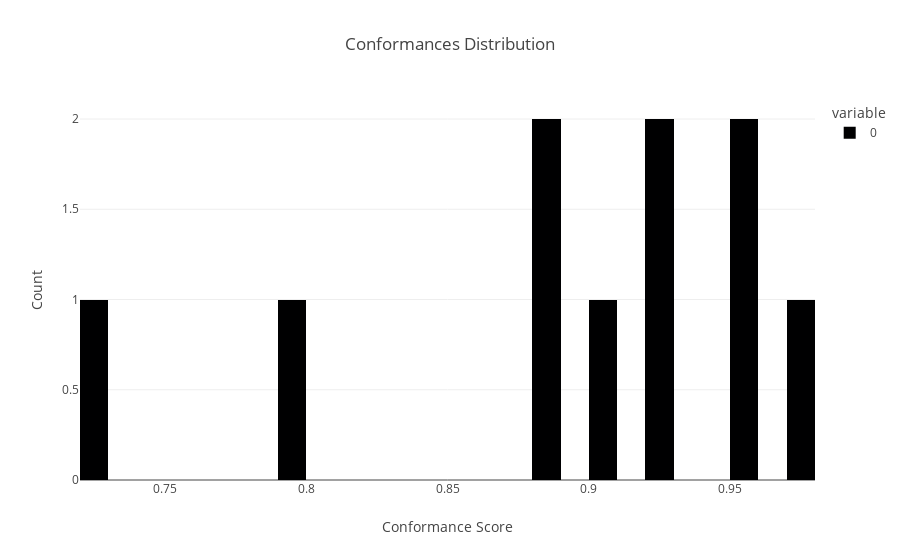
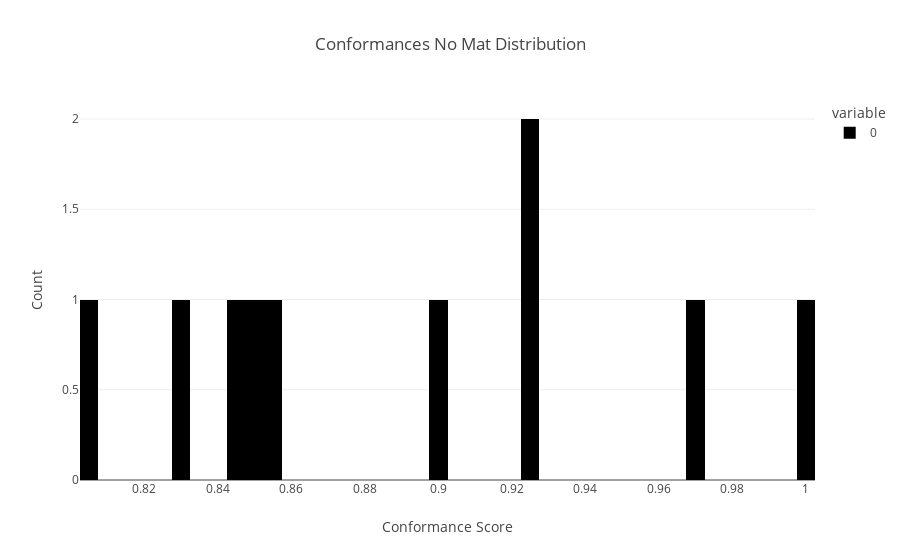

Notebook code for these charts, in order:
### Code cell
# Create a histogram for conformances
fig_conformances = px.histogram(conformances, nbins=50, title='Conformances Distribution')
fig_conformances.update_layout(xaxis_title='Conformance Score', yaxis_title='Count')
fig_conformances.show()

# Create a histogram for conformances_no_mat
fig_conformances_no_mat = px.histogram(conformances_no_mat, nbins=50, title='Conformances No Mat Distribution')
fig_conformances_no_mat.update_layout(xaxis_title='Conformance Score', yaxis_title='Count')
fig_conformances_no_mat.show()

### Figure 1 — Plotly figure (JSON) as saved in the notebook; plotly's stock layout.template omitted (floating-point values rounded to 4 significant figures)
{"data": [{"alignmentgroup": "True", "bingroup": "x", "hovertemplate": "variable=0<br>value=%{x}<br>count=%{y}<extra></extra>", "legendgroup": "0", "marker": {"color": "#000001", "pattern": {"shape": ""}}, "name": "0", "nbinsx": 50, "offsetgroup": "0", "orientation": "v", "showlegend": true, "x": [0.7941, 0.9259, 0.9259, 0.9744, 0.9, 0.7234, 0.9583, 0.9512, 0.8846, 0.8824], "xaxis": "x", "yaxis": "y", "type": "histogram"}], "layout": {"xaxis": {"anchor": "y", "domain": [0.0, 1.0], "title": {"text": "Conformance Score"}}, "yaxis": {"anchor": "x", "domain": [0.0, 1.0], "title": {"text": "Count"}}, "legend": {"title": {"text": "variable"}, "tracegroupgap": 0}, "title": {"text": "Conformances Distribution"}, "barmode": "relative"}}

### Figure 2 — Plotly figure (JSON) as saved in the notebook; plotly's stock layout.template omitted (floating-point values rounded to 4 significant figures)
{"data": [{"alignmentgroup": "True", "bingroup": "x", "hovertemplate": "variable=0<br>value=%{x}<br>count=%{y}<extra></extra>", "legendgroup": "0", "marker": {"color": "#000001", "pattern": {"shape": ""}}, "name": "0", "nbinsx": 50, "offsetgroup": "0", "orientation": "v", "showlegend": true, "x": [0.8571, 0.9231, 0.8462, 0.85, 0.8049, 0.9697, 1.0, 0.898, 0.9231, 0.8302], "xaxis": "x", "yaxis": "y", "type": "histogram"}], "layout": {"xaxis": {"anchor": "y", "domain": [0.0, 1.0], "title": {"text": "Conformance Score"}}, "yaxis": {"anchor": "x", "domain": [0.0, 1.0], "title": {"text": "Count"}}, "legend": {"title": {"text": "variable"}, "tracegroupgap": 0}, "title": {"text": "Conformances No Mat Distribution"}, "barmode": "relative"}}
